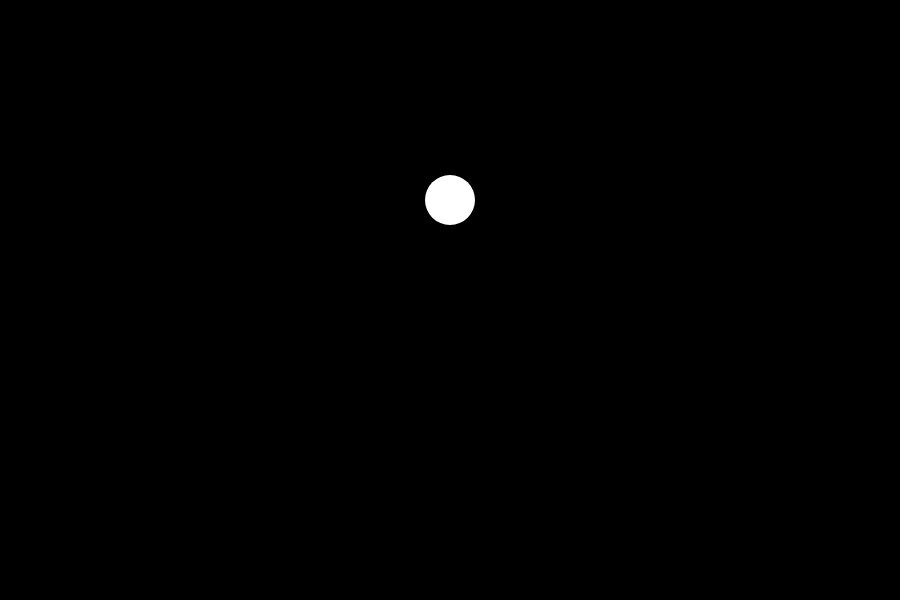
Frame 1 (no input)
Frame 60 (no input): identical to frame 1, image omitted
Frame 120 (the mouse pressed at the canvas centre since frame 60): identical to frame 1, image omitted

The p5.js sketch that drew this single still picture (run headless with seeded random() and noise() and a simulated clock; from frame 60 on, the mouse is pressed at the canvas centre):

// p5.js sketch
// ── sketch.js
let tickler;
function setup() {
  createCanvas(900, 600);
  background(0);

  tickler = new Tickler(width / 2, height / 3, 50);
}

function draw() {
  background(0);

  if (tickler.checkMouseInCircle()) {
    tickler.tickled();
  }

  tickler.display();
}

class Tickler {
  constructor(x, y, size) {
    this.x = x;
    this.y = y;
    this.size = size;
  }

  display() {
    noStroke();
    fill(255);
    circle(this.x, this.y, this.size);
  }

  tickled() {
    this.x += random(-2, 2);
    this.y += random(-2, 2);
  }

  checkMouseInCircle() {
    let d = dist(this.x, this.y, mouseX, mouseY);
    if (d < this.size / 2) {
      return true;
    }
    return false;
  }
}
